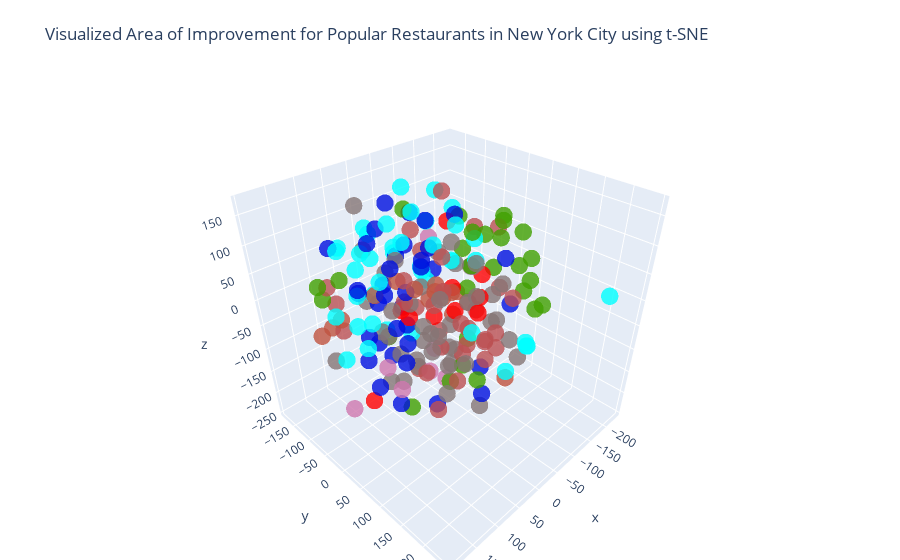

Source (notebook cell):
### Code cell
tsne = TSNE(n_components=3, perplexity=30, random_state=32, init='random', learning_rate=200)
vis_dims = tsne.fit_transform(matrix)

x = [x for x, y, z in vis_dims]
y = [y for x, y, z in vis_dims]
z = [z for x, y, z in vis_dims]

color_indices = result_df.adjusted_AI_Cluster.values
colors = ["red", "blue", "green", "yellow", "orange", "purple", "pink", "brown", "gray", "cyan"]

fig = go.Figure(data=[go.Scatter3d(
    x=x,
    y=y,
    z=z,
    mode='markers',
    marker=dict(
        size=6,
        color=color_indices,                # set color to an array/list of desired values
        colorscale=colors,   # choose a colorscale
        opacity=0.8
    ),
    text= result_df["Name"] + ' : ' + result_df["Area_for_Improvement_Keywords"],  # this line sets the hover text
    hoverinfo='text'  # this line ensures that only the text appears on hover
)])

fig.update_layout(
    title="Visualized Area of Improvement for Popular Restaurants in New York City using t-SNE",
    margin=dict(l=0, r=0, b=0, t=80)
)

fig.show()

### Figure 1 — Plotly figure (JSON) as saved in the notebook; plotly's stock layout.template omitted (floating-point values rounded to 4 significant figures; data arrays with more than 128 entries replaced by an {"elided": "..."} marker saying what was removed)
{"data": [{"hoverinfo": "text", "marker": {"color": {"elided": "212 int values"}, "colorscale": [[0, "red"], [0.1111, "blue"], [0.2222, "green"], [0.3333, "yellow"], [0.4444, "orange"], [0.5556, "purple"], [0.6667, "pink"], [0.7778, "brown"], [0.8889, "gray"], [1, "cyan"]], "opacity": 0.8, "size": 6}, "mode": "markers", "text": {"elided": "212 str values"}, "type": "scatter3d", "x": {"elided": "212 float values"}, "y": {"elided": "212 float values"}, "z": {"elided": "212 float values"}}], "layout": {"margin": {"b": 0, "l": 0, "r": 0, "t": 80}, "title": {"text": "Visualized Area of Improvement for Popular Restaurants in New York City using t-SNE"}}}
